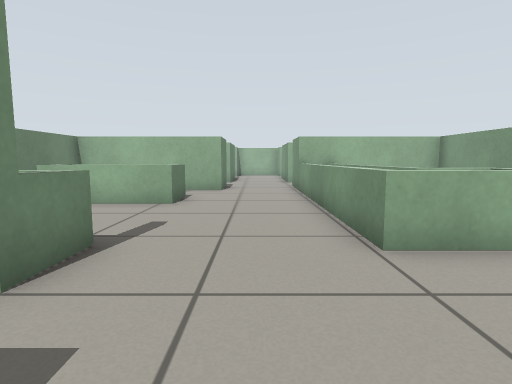
view 1 (above)

22 first-person views from a walk through a Gazebo world. The camera is 0.57 m above the floor, tilts 6° down and sees 80° across. The floor is counted in squares, 0.5 m on a side. Each view is taken from the middle of a square. On the plan, view 1 faces up. The plan holds only what a view shows up to about 13 squares ahead; the rest is blank.

view 2
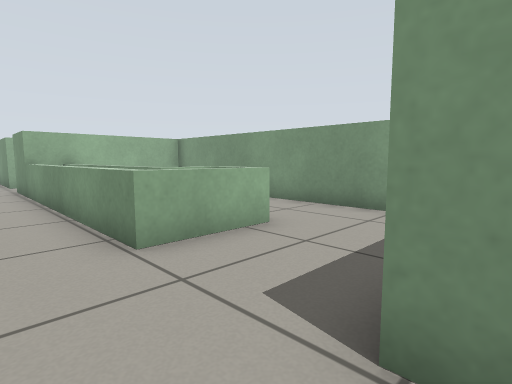

view 3
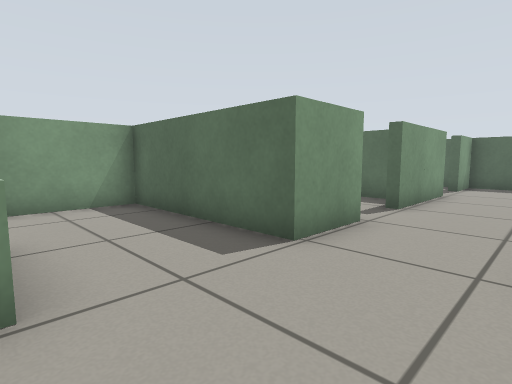

view 4
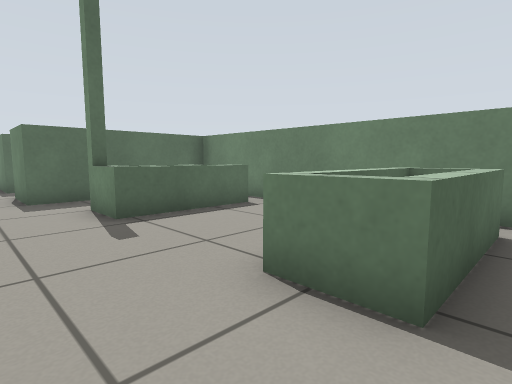

view 5
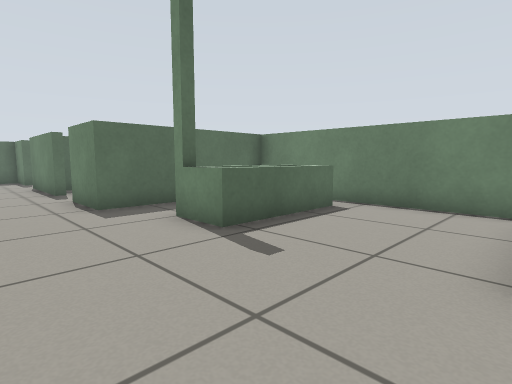

view 6
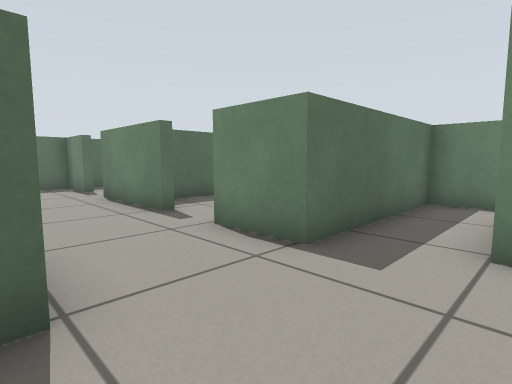

view 7
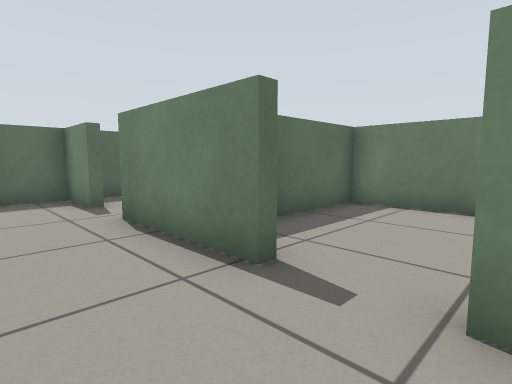

view 8
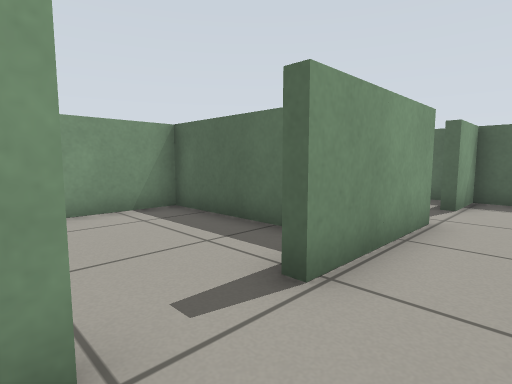

view 9
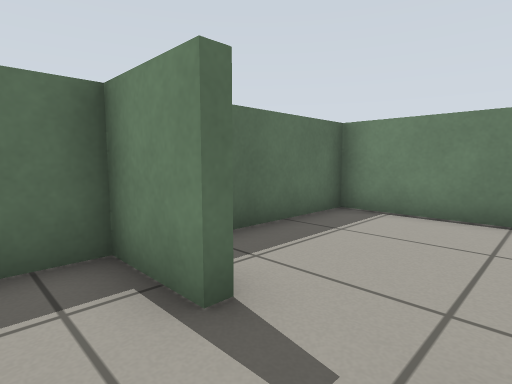

view 10
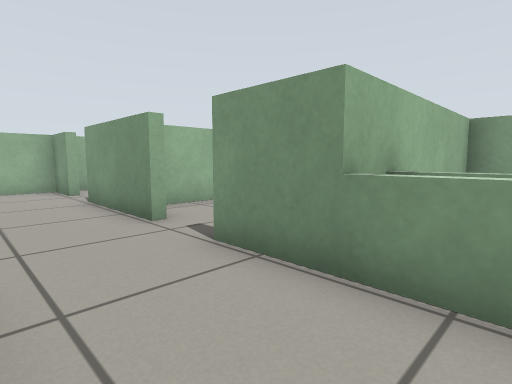

view 11
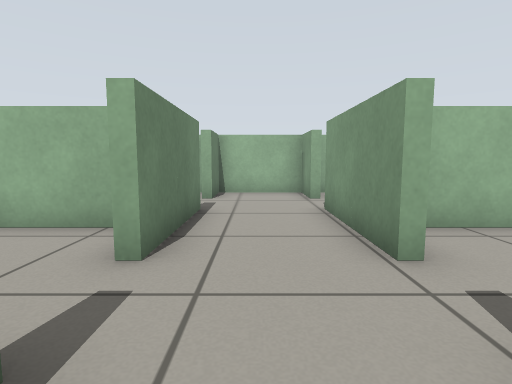

view 12
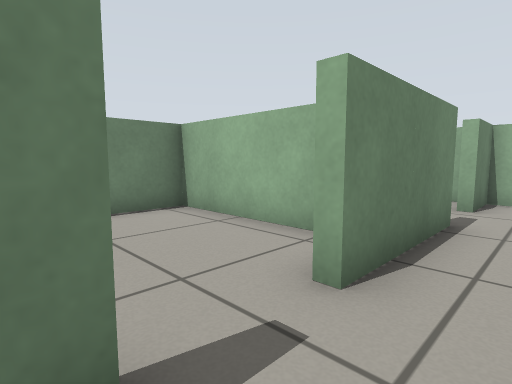

view 13
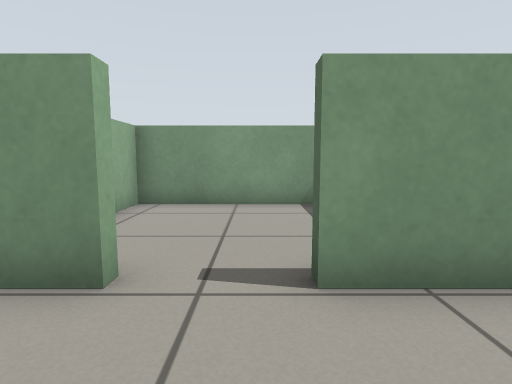

view 14
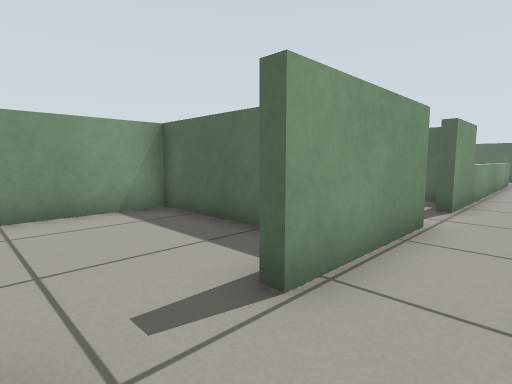

view 15
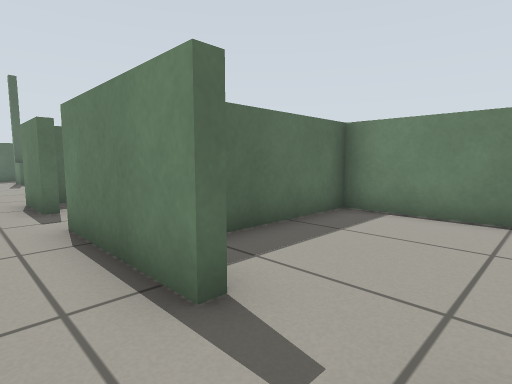

view 16
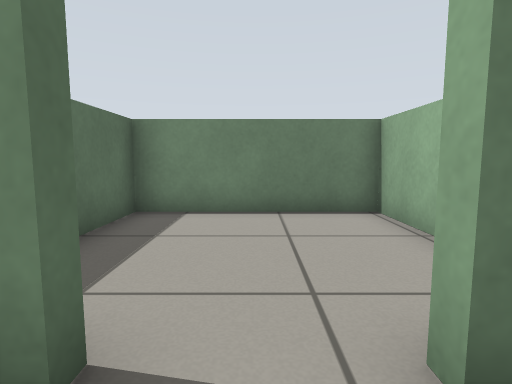

view 17
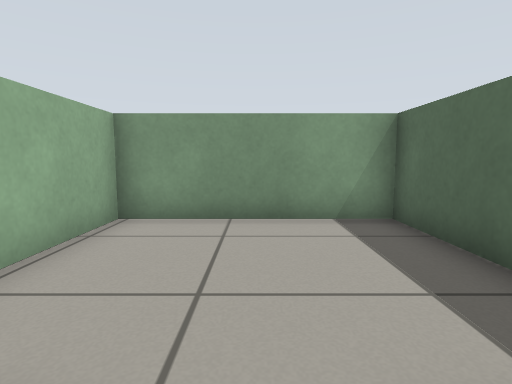

view 18
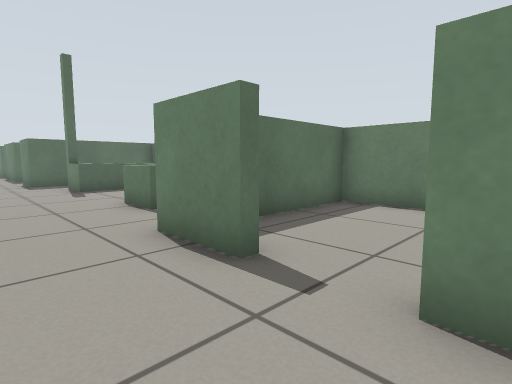

view 19
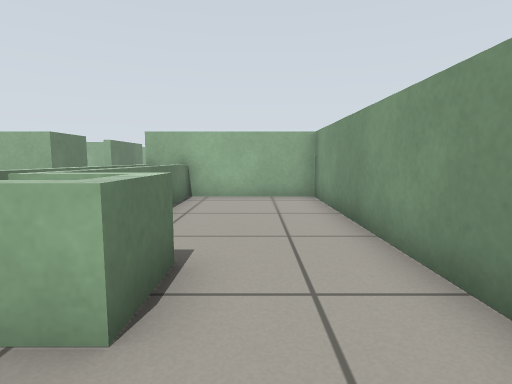

view 20
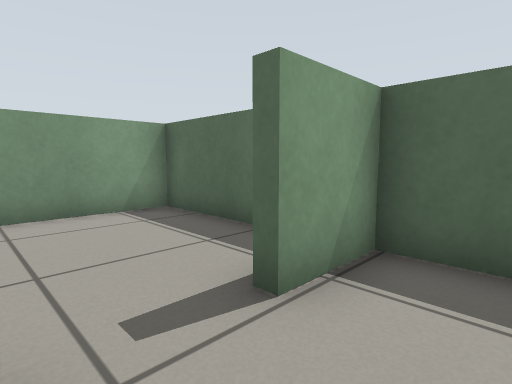

view 21
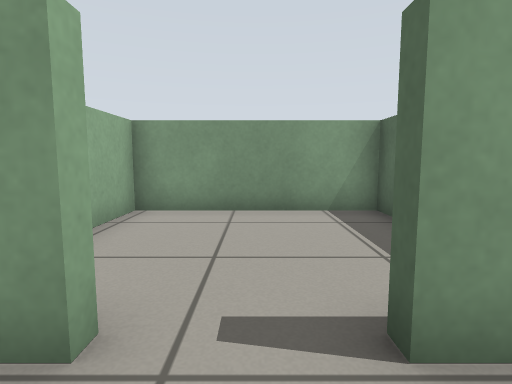

view 22
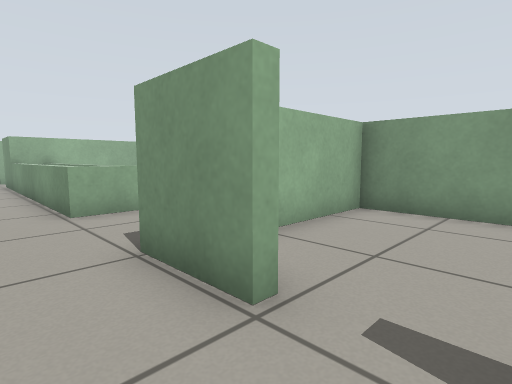

### Floor plan
Ten units are one square. View 1 is at (0, 0); x grows to the right and y downward. Boxes are objects, and circles mark ways between rooms. Rooms are numbered by the first view taken in them; rooms with no view inside come last. Other rooms are left out.
<svg viewBox="-71 -232 144 344">
<path fill="none" stroke="#000" d="M26 -50 26 -115M41 -54 41 -38 16 -38 16 -115M16 14 16 -6 68 -6 68 -115 15 -115M-57 -40 -22 -40 -22 -25M-54 -82 -25 -82M-13 32 -13 70M-13 -115 -66 -115 -66 -6 -13 -6 -13 14M-58 -94 -22 -94 -22 -79M29 -115 29 -53M16 70 16 33M-13 87 -13 107 16 107 16 89M-22 -79 -57 -79M16 -154 16 -191M-13 -191 -13 -153M-13 -135 -13 -115M16 -210 16 -227 -13 -227 -13 -209M16 -115 16 -135M-44 -227 -66 -227 -66 -174 -29 -174M20 70 16 70M16 89 20 89M23 107 68 107 68 53 50 53M20 -210 16 -210M16 -191 20 -191M35 -174 68 -174 68 -227 23 -227M20 14 16 14M16 33 20 33M25 50 68 50 68 -3 39 -3M-24 -171 -66 -171 -66 -118 -19 -118M-66 75 -66 107 -21 107M20 -154 16 -154M16 -135 20 -135M68 -125 68 -171 28 -171M-66 21 -66 50 -20 50"/>
<circle cx="5" cy="-125" r="3" fill="#2a7"/>
<circle cx="20" cy="75" r="3" fill="#2a7"/>
<circle cx="20" cy="25" r="3" fill="#2a7"/>
<circle cx="-10" cy="75" r="3" fill="#2a7"/>
<circle cx="-10" cy="25" r="3" fill="#2a7"/>
<circle cx="-10" cy="-200" r="3" fill="#2a7"/>
<circle cx="20" cy="-200" r="3" fill="#2a7"/>
<circle cx="-10" cy="-145" r="3" fill="#2a7"/>
<circle cx="20" cy="-145" r="3" fill="#2a7"/>
<text x="0" y="-40">1</text>
<text x="0" y="-170">2</text>
<text x="-40" y="-200">3</text>
<text x="40" y="80">4</text>
<text x="40" y="-200">5</text>
<text x="40" y="20">6</text>
<text x="-40" y="-150">7</text>
<text x="-40" y="80">8</text>
<text x="40" y="-150">9</text>
<text x="-40" y="20">10</text>
</svg>
Room 1 opens to room 2. Room 1 opens to room 4. Room 1 opens to room 6. Room 1 opens to room 8. Room 1 opens to room 10. Room 2 opens to room 3. Room 2 opens to room 5. Room 2 opens to room 7. Room 2 opens to room 9.

Where each view was taken, in squares from view 1:
view 1: 0 up, 0 right, facing up
view 2: 0 up, 0 right, facing up-right
view 3: 4 up, 1 left, facing down-right
view 4: 10 up, 0 right, facing down-left
view 5: 8 up, 1 right, facing down-left
view 6: 3 up, 2 right, facing down-left
view 7: 1 down, 1 right, facing down-left
view 8: 1 down, 0 right, facing down-right
view 9: 7 down, 0 right, facing down-left
view 10: 10 up, 1 left, facing up-right
view 11: 12 up, 0 right, facing up
view 12: 13 up, 0 right, facing up-left
view 13: 14 up, 1 left, facing right
view 14: 21 up, 0 right, facing down-right
view 15: 21 up, 0 right, facing down-left
view 16: 20 up, 0 right, facing left
view 17: 20 up, 1 right, facing right
view 18: 16 up, 1 right, facing down-left
view 19: 2 up, 5 right, facing up
view 20: 7 down, 0 right, facing down-right
view 21: 8 down, 0 right, facing right
view 22: 3 down, 0 right, facing up-right
